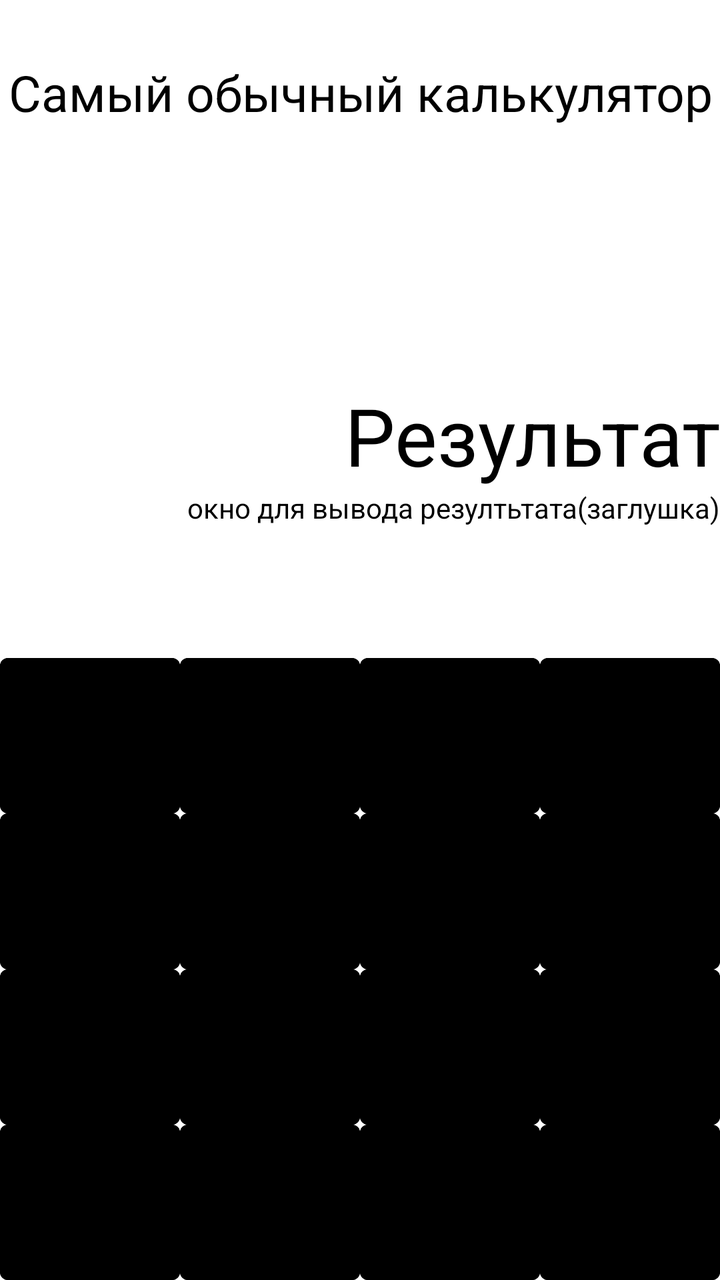
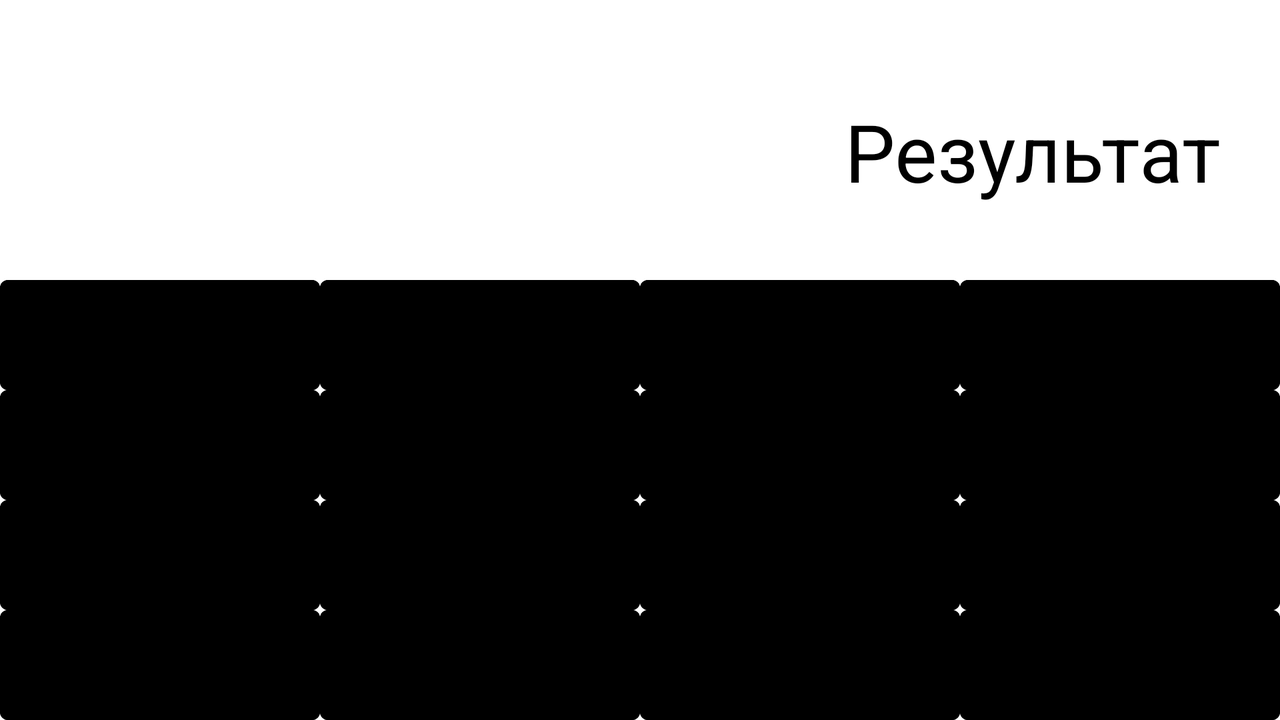

An Android layout and its configuration variant, each rendered on a device that would load it. The default file and the variant file are quoted in full after the pictures.
<!-- AndroidManifest.xml: application theme ThemeLight -->
<!-- res/layout/activity_main.xml -->
<?xml version="1.0" encoding="utf-8"?>
<LinearLayout xmlns:android="http://schemas.android.com/apk/res/android"
    android:layout_width="match_parent"
    android:layout_height="wrap_content"
    xmlns:tools="http://schemas.android.com/tools"
    android:orientation="vertical"
    tools:context=".MainActivity">


    <TextView
        android:id="@+id/textView2"
        android:layout_width="match_parent"
        android:layout_height="97dp"
        android:layout_weight="1"
        android:text="Самый обычный калькулятор"
        android:textSize="25dp"
        android:gravity="center"
        android:textColor="@color/black"/>

    <TextView
        android:id="@+id/textView"
        android:layout_width="match_parent"
        android:layout_height="156dp"
        android:layout_weight="1"
        android:gravity="right |bottom"
        android:text="Результат"
        android:textSize="40dp" />


    <TextView
        android:id="@+id/editTextNumber"
        android:layout_width="match_parent"
        android:layout_height="89dp"
        android:gravity="right"
        android:layout_weight="1"
        android:text="окно для вывода резултьтата(заглушка)"/>

    <include
        layout="@layout/activity_mainconstrait"
        android:layout_width="match_parent"
        android:layout_height="311dp" />

</LinearLayout>
<!-- res/layout/activity_mainconstrait.xml (included above) -->
<?xml version="1.0" encoding="utf-8"?>
<androidx.constraintlayout.widget.ConstraintLayout xmlns:android="http://schemas.android.com/apk/res/android"
    xmlns:app="http://schemas.android.com/apk/res-auto"
    android:layout_width="match_parent"
    android:layout_height="match_parent"
    android:background="@color/silver">

    <com.google.android.material.button.MaterialButton
        android:id="@+id/button1"
        android:backgroundTint="@color/silver"
        android:text="@string/_1"
        style="@style/MyButton"
        app:layout_constraintBottom_toTopOf="@id/button4"
        app:layout_constraintEnd_toStartOf="@id/button2"
        app:layout_constraintHorizontal_chainStyle="packed"
        app:layout_constraintStart_toStartOf="parent"
        app:layout_constraintTop_toTopOf="parent"
        app:layout_constraintVertical_chainStyle="packed" />

    <com.google.android.material.button.MaterialButton
        android:id="@+id/button6"
        android:backgroundTint="@color/silver"
        android:text="@string/_6"
        style="@style/MyButton"
        app:layout_constraintBottom_toTopOf="@id/button9"
        app:layout_constraintEnd_toStartOf="@id/button_subtraction"
        app:layout_constraintStart_toEndOf="@id/button5"
        app:layout_constraintTop_toBottomOf="@id/button3" />

    <com.google.android.material.button.MaterialButton
        android:id="@+id/button_point"
        android:backgroundTint="@color/silver"
        android:text="@string/_point"
        style="@style/MyButton"
        app:layout_constraintBottom_toBottomOf="parent"
        app:layout_constraintEnd_toStartOf="@id/button_equally"
        app:layout_constraintStart_toEndOf="@id/button0"
        app:layout_constraintTop_toBottomOf="@id/button8" />

    <com.google.android.material.button.MaterialButton
        android:id="@+id/button0"
        android:backgroundTint="@color/silver"
        android:text="@string/_0"
        style="@style/MyButton"
        app:layout_constraintBottom_toBottomOf="parent"
        app:layout_constraintEnd_toStartOf="@id/button_point"
        app:layout_constraintHorizontal_chainStyle="packed"
        app:layout_constraintStart_toStartOf="parent"
        app:layout_constraintTop_toBottomOf="@id/button7" />

    <com.google.android.material.button.MaterialButton
        android:id="@+id/button_addition"
        android:backgroundTint="@color/grey"
        android:text="@string/_addition"
        style="@style/MyButton"
        app:layout_constraintBottom_toTopOf="@id/button_subtraction"
        app:layout_constraintEnd_toEndOf="parent"
        app:layout_constraintStart_toEndOf="@id/button3"
        app:layout_constraintTop_toTopOf="parent"
        app:layout_constraintVertical_chainStyle="packed" />

    <com.google.android.material.button.MaterialButton
        android:id="@+id/button9"
        android:backgroundTint="@color/silver"
        android:text="@string/_9"
        style="@style/MyButton"
        app:layout_constraintBottom_toTopOf="@id/button_equally"
        app:layout_constraintEnd_toStartOf="@id/button_divide"
        app:layout_constraintStart_toEndOf="@id/button8"
        app:layout_constraintTop_toBottomOf="@id/button6" />

    <com.google.android.material.button.MaterialButton
        android:id="@+id/button8"
        android:backgroundTint="@color/silver"
        android:text="@string/_8"
        style="@style/MyButton"
        app:layout_constraintBottom_toTopOf="@id/button_point"
        app:layout_constraintEnd_toStartOf="@id/button9"
        app:layout_constraintStart_toEndOf="@id/button7"
        app:layout_constraintTop_toBottomOf="@id/button5" />

    <com.google.android.material.button.MaterialButton
        android:id="@+id/button4"
        android:backgroundTint="@color/silver"
        android:text="@string/_4"
        style="@style/MyButton"
        app:layout_constraintBottom_toTopOf="@id/button7"
        app:layout_constraintEnd_toStartOf="@id/button5"
        app:layout_constraintHorizontal_chainStyle="packed"
        app:layout_constraintStart_toStartOf="parent"
        app:layout_constraintTop_toBottomOf="@id/button1" />

    <com.google.android.material.button.MaterialButton
        android:id="@+id/button_subtraction"
        android:backgroundTint="@color/grey"
        android:text="@string/_subtraction"
        style="@style/MyButton"
        app:layout_constraintBottom_toTopOf="@id/button_divide"
        app:layout_constraintEnd_toEndOf="parent"
        app:layout_constraintStart_toEndOf="@id/button6"
        app:layout_constraintTop_toBottomOf="@id/button_addition" />

    <com.google.android.material.button.MaterialButton
        android:id="@+id/button3"
        android:backgroundTint="@color/silver"
        android:text="@string/_3"
        style="@style/MyButton"
        app:layout_constraintBottom_toTopOf="@id/button6"
        app:layout_constraintEnd_toStartOf="@id/button_addition"
        app:layout_constraintStart_toEndOf="@id/button2"
        app:layout_constraintTop_toTopOf="parent"
        app:layout_constraintVertical_chainStyle="packed" />

    <com.google.android.material.button.MaterialButton
        android:id="@+id/button7"
        android:backgroundTint="@color/silver"
        android:text="@string/_7"
        style="@style/MyButton"
        app:layout_constraintBottom_toTopOf="@id/button0"
        app:layout_constraintEnd_toStartOf="@id/button8"
        app:layout_constraintHorizontal_chainStyle="packed"
        app:layout_constraintStart_toStartOf="parent"
        app:layout_constraintTop_toBottomOf="@id/button4" />

    <com.google.android.material.button.MaterialButton
        android:id="@+id/button_multiply"
        android:backgroundTint="@color/grey"
        android:text="@string/_multiply"
        style="@style/MyButton"
        app:layout_constraintBottom_toBottomOf="parent"
        app:layout_constraintEnd_toEndOf="parent"
        app:layout_constraintStart_toEndOf="@id/button_equally"
        app:layout_constraintTop_toBottomOf="@id/button_divide" />

    <com.google.android.material.button.MaterialButton
        android:id="@+id/button_equally"
        android:backgroundTint="@color/silver"
        android:text="@string/_equally"
        style="@style/MyButton"
        app:layout_constraintBottom_toBottomOf="parent"
        app:layout_constraintEnd_toStartOf="@id/button_multiply"
        app:layout_constraintStart_toEndOf="@id/button_point"
        app:layout_constraintTop_toBottomOf="@id/button9" />

    <com.google.android.material.button.MaterialButton
        android:id="@+id/button2"
        android:backgroundTint="@color/silver"
        android:text="@string/_2"
        style="@style/MyButton"
        app:layout_constraintBottom_toTopOf="@id/button5"
        app:layout_constraintEnd_toStartOf="@id/button3"
        app:layout_constraintStart_toEndOf="@id/button1"
        app:layout_constraintTop_toTopOf="parent"
        app:layout_constraintVertical_chainStyle="packed" />

    <com.google.android.material.button.MaterialButton
        android:id="@+id/button_divide"
        android:backgroundTint="@color/grey"
        android:text="@string/_divide"
        style="@style/MyButton"
        app:layout_constraintBottom_toTopOf="@id/button_multiply"
        app:layout_constraintEnd_toEndOf="parent"
        app:layout_constraintStart_toEndOf="@id/button9"
        app:layout_constraintTop_toBottomOf="@id/button_subtraction" />

    <com.google.android.material.button.MaterialButton
        android:id="@+id/button5"
        android:backgroundTint="@color/silver"
        android:text="@string/_5"
        style="@style/MyButton"
        app:layout_constraintBottom_toTopOf="@id/button8"
        app:layout_constraintEnd_toStartOf="@id/button6"
        app:layout_constraintStart_toEndOf="@id/button4"
        app:layout_constraintTop_toBottomOf="@id/button2" />

</androidx.constraintlayout.widget.ConstraintLayout>
<!-- resources referenced by this layout -->
<resources>
  <color name="black">#FF000000</color>
  <string name="_0">0</string>
  <string name="_1">1</string>
  <string name="_2">2</string>
  <string name="_3">3</string>
  <string name="_4">4</string>
  <string name="_5">5</string>
  <string name="_6">6</string>
  <string name="_7">7</string>
  <string name="_8">8</string>
  <string name="_9">9</string>
  <string name="_addition">+</string>
  <string name="_divide">/</string>
  <string name="_equally">=</string>
  <string name="_multiply">*</string>
  <string name="_point">,</string>
  <string name="_subtraction">-</string>
  <style name="MyButton">
          <item name="android:textSize">@dimen/text_size_button</item>
          <item name="android:layout_width">@dimen/size_button</item>
          <item name="android:layout_height">@dimen/size_button</item>
          <item name="android:insetTop">@dimen/size_button</item>
          <item name="android:insetBottom">@dimen/size_button</item>
          <item name="android:stateListAnimator">@dimen/_null</item>
      </style>
  <style name="ThemeLight" parent="Theme.DigitalKeyboard">
          <item name="android:textColor">@color/black</item>
          <item name="android:backgroundTint">@color/whiteK</item>
      </style>
  <dimen name="text_size_button">30sp</dimen>
  <dimen name="size_button">0dp</dimen>
  <dimen name="_null">@null</dimen>
  <style name="Theme.DigitalKeyboard" parent="Theme.MaterialComponents.DayNight.DarkActionBar">
          
          <item name="colorPrimary">@color/purple_500</item>
          <item name="colorPrimaryVariant">@color/purple_700</item>
          <item name="colorOnPrimary">@color/white</item>
          
          <item name="colorSecondary">@color/teal_200</item>
          <item name="colorSecondaryVariant">@color/teal_700</item>
          <item name="colorOnSecondary">@color/black</item>
  
          
          <item name="android:statusBarColor" tools:targetApi="l">?attr/colorPrimaryVariant</item>
          
          <item name="background">@color/white</item>
          android:textColor="@color/black"
      </style>
  <color name="purple_500">#FFFFFFFF</color>
  <color name="purple_700">#FF3700B3</color>
  <color name="white">#FF000000</color>
  <color name="teal_200">#FF03DAC5</color>
  <color name="teal_700">#FF018786</color>
</resources>
<!-- res/layout-land/activity_main.xml (the author's variant of the layout above) -->
<!-- drawn on the phone turned sideways -->
<?xml version="1.0" encoding="utf-8"?>
<LinearLayout xmlns:android="http://schemas.android.com/apk/res/android"
    xmlns:app="http://schemas.android.com/apk/res-auto"
    xmlns:tools="http://schemas.android.com/tools"
    android:layout_width="match_parent"
    android:layout_height="match_parent"
    android:orientation="vertical">

    <include
        android:id="@+id/include2"
        layout="@layout/activity_main_screen"
        android:layout_width="match_parent"
        android:layout_height="0dp"
        android:layout_weight="1"
        android:layout_marginTop="30dp"
        android:layout_marginEnd="30dp"/>

    <include
        android:id="@+id/include"
        layout="@layout/activity_mainconstrait"
        android:layout_width="match_parent"
        android:layout_height="0dp"
        android:layout_weight="2"
        android:layout_marginBottom="0dp" />

</LinearLayout>
<!-- res/layout/activity_main_screen.xml (included above) -->
<?xml version="1.0" encoding="utf-8"?>
<LinearLayout
    xmlns:android="http://schemas.android.com/apk/res/android"
    android:layout_width="match_parent"
    android:layout_height="match_parent"
    android:orientation="vertical">


    <TextView
        android:id="@+id/textView2"
        android:layout_width="match_parent"
        android:layout_height="@dimen/size_height"
        android:layout_weight="1"
        android:gravity="center"
        android:textColor="@color/black"/>

    <TextView
        android:id="@+id/textView"
        android:layout_width="match_parent"
        android:layout_height="@dimen/size_height"
        android:layout_weight="3"
        android:gravity="right|center"
        android:text="Результат"
        android:textSize="40dp"
        android:textColor="@color/black"/>


    <TextView
        android:id="@+id/editTextNumber"
        android:layout_width="match_parent"
        android:layout_height="@dimen/size_height"
        android:layout_weight="2"
        android:gravity="top|end"/>


</LinearLayout>
<!-- resources referenced by the variant -->
<!-- as the phone turned sideways resolves them -->
<resources>
  <color name="black">#FF000000</color>
  <dimen name="size_height">0dp</dimen>
  <string name="_0">0</string>
  <string name="_1">1</string>
  <string name="_2">2</string>
  <string name="_3">3</string>
  <string name="_4">4</string>
  <string name="_5">5</string>
  <string name="_6">6</string>
  <string name="_7">7</string>
  <string name="_8">8</string>
  <string name="_9">9</string>
  <string name="_addition">+</string>
  <string name="_divide">/</string>
  <string name="_equally">=</string>
  <string name="_multiply">*</string>
  <string name="_point">,</string>
  <string name="_subtraction">-</string>
  <style name="MyButton">
          <item name="android:textSize">@dimen/text_size_button</item>
          <item name="android:layout_width">@dimen/size_button</item>
          <item name="android:layout_height">@dimen/size_button</item>
          <item name="android:insetTop">@dimen/size_button</item>
          <item name="android:insetBottom">@dimen/size_button</item>
          <item name="android:stateListAnimator">@dimen/_null</item>
      </style>
  <style name="ThemeLight" parent="Theme.DigitalKeyboard">
          <item name="android:textColor">@color/black</item>
          <item name="android:backgroundTint">@color/whiteK</item>
      </style>
  <dimen name="text_size_button">30sp</dimen>
  <dimen name="size_button">0dp</dimen>
  <dimen name="_null">@null</dimen>
  <style name="Theme.DigitalKeyboard" parent="Theme.MaterialComponents.DayNight.DarkActionBar">
          
          <item name="colorPrimary">@color/purple_500</item>
          <item name="colorPrimaryVariant">@color/purple_700</item>
          <item name="colorOnPrimary">@color/white</item>
          
          <item name="colorSecondary">@color/teal_200</item>
          <item name="colorSecondaryVariant">@color/teal_700</item>
          <item name="colorOnSecondary">@color/black</item>
  
          
          <item name="android:statusBarColor" tools:targetApi="l">?attr/colorPrimaryVariant</item>
          
          <item name="background">@color/white</item>
          android:textColor="@color/black"
      </style>
  <color name="purple_500">#FFFFFFFF</color>
  <color name="purple_700">#FF3700B3</color>
  <color name="white">#FF000000</color>
  <color name="teal_200">#FF03DAC5</color>
  <color name="teal_700">#FF018786</color>
</resources>
